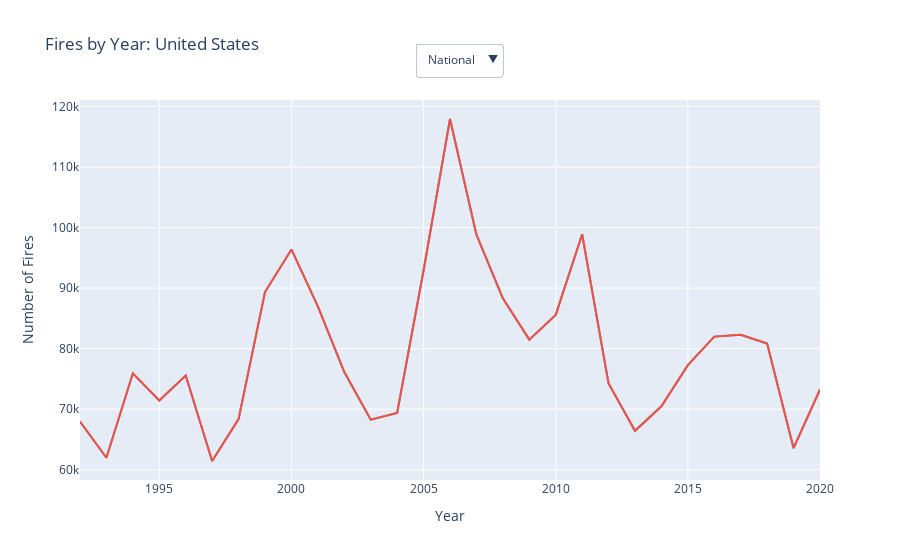

This figure's notebook cell:
### Code cell
fire_years_state_df = df[['OBJECTID','FIRE_YEAR','STATE']]

national_graph_data = fire_years_state_df.groupby('FIRE_YEAR').count()
ca_graph_data = fire_years_state_df[(fire_years_state_df['STATE']== 'CA')].groupby('FIRE_YEAR').count()
ga_graph_data = fire_years_state_df[(fire_years_state_df['STATE']== 'GA')].groupby('FIRE_YEAR').count()
tx_graph_data = fire_years_state_df[(fire_years_state_df['STATE']== 'TX')].groupby('FIRE_YEAR').count()
nc_graph_data = fire_years_state_df[(fire_years_state_df['STATE']== 'NC')].groupby('FIRE_YEAR').count()
fl_graph_data = fire_years_state_df[(fire_years_state_df['STATE']== 'FL')].groupby('FIRE_YEAR').count()
sc_graph_data = fire_years_state_df[(fire_years_state_df['STATE']== 'SC')].groupby('FIRE_YEAR').count()
ny_graph_data = fire_years_state_df[(fire_years_state_df['STATE']== 'NY')].groupby('FIRE_YEAR').count()
ms_graph_data = fire_years_state_df[(fire_years_state_df['STATE']== 'MS')].groupby('FIRE_YEAR').count()
az_graph_data = fire_years_state_df[(fire_years_state_df['STATE']== 'AZ')].groupby('FIRE_YEAR').count()
al_graph_data = fire_years_state_df[(fire_years_state_df['STATE']== 'AL')].groupby('FIRE_YEAR').count()


fig1 = px.line(national_graph_data, labels={
                     "FIRE_YEAR": "Year",
                     "value": "Number of Fires"},
                title='Fires by Year: United States'
            )
fig1.update_layout(showlegend = False)


fig1.update_layout(
    updatemenus=[
        dict(type="dropdown",
            direction="down",
            x=0.57,
            y=1.15,
            showactive=True,
            buttons=list(
                [
                dict(
                    label= 'National',
                    method="update",
                    args=[{"y" : [national_graph_data.OBJECTID]},
                          {"title": "Fires by Year: United States"}]),
                
                dict(
                    label= 'CA',
                    method="update",
                    args=[{"y" : [ca_graph_data.OBJECTID]},
                          {"title": "Fires by Year: California"}
                          ]),
                
                dict(
                    label= 'GA',
                    method="update",
                    args=[{"y" : [ga_graph_data.OBJECTID]},
                          {"title": "Fires by Year: Georgia"}
                          ]),
                
                dict(
                    label= 'TX',
                    method="update",
                    args=[{"y" : [tx_graph_data.OBJECTID]}]),
                
                dict(
                    label= 'NC',
                    method="update",
                    args=[{"y" : [nc_graph_data.OBJECTID]}]),
                
                dict(
                    label= 'FL',
                    method="update",
                    args=[{"y" : [fl_graph_data.OBJECTID]}]),
                
                dict(
                    label= 'SC',
                    method="update",
                    args=[{"y" : [sc_graph_data.OBJECTID]}]),
                
                dict(
                    label='NY',
                    method="update",
                    args=[{"y" : [ny_graph_data.OBJECTID]}]),
                
                dict(
                    label= 'MS',
                    method="update",
                    args=[{"y" : [ms_graph_data.OBJECTID]}]),
                
                dict(
                    label='AZ',
                    method="update",
                    args=[{"y" : [az_graph_data.OBJECTID]}]),
                
                dict(
                    label= 'AL',
                    method="update",
                    args=[{"y" : [al_graph_data.OBJECTID]}]),
                
                
                
                ]
            ))                    
        ]
    )
    
##Display the graph: Use the show method to display the graph.
fig1.show()

### Figure 1 — Plotly figure (JSON) as saved in the notebook; plotly's stock layout.template omitted (floating-point values rounded to 4 significant figures)
{"data": [{"hovertemplate": "variable=OBJECTID<br>Year=%{x}<br>Number of Fires=%{y}<extra></extra>", "legendgroup": "OBJECTID", "line": {"color": "#636efa", "dash": "solid"}, "marker": {"symbol": "circle"}, "mode": "lines", "name": "OBJECTID", "orientation": "v", "showlegend": true, "type": "scatter", "x": [1992, 1993, 1994, 1995, 1996, 1997, 1998, 1999, 2000, 2001, 2002, 2003, 2004, 2005, 2006, 2007, 2008, 2009, 2010, 2011, 2012, 2013, 2014, 2015, 2016, 2017, 2018, 2019, 2020], "xaxis": "x", "y": [67961, 61975, 75932, 71440, 75561, 61442, 68356, 89350, 96396, 87001, 76128, 68275, 69370, 92921, 117943, 98837, 88306, 81492, 85579, 98903, 74258, 66434, 70480, 77275, 81993, 82279, 80860, 63557, 73262], "yaxis": "y"}, {"hovertemplate": "variable=STATE<br>Year=%{x}<br>Number of Fires=%{y}<extra></extra>", "legendgroup": "STATE", "line": {"color": "#EF553B", "dash": "solid"}, "marker": {"symbol": "circle"}, "mode": "lines", "name": "STATE", "orientation": "v", "showlegend": true, "type": "scatter", "x": [1992, 1993, 1994, 1995, 1996, 1997, 1998, 1999, 2000, 2001, 2002, 2003, 2004, 2005, 2006, 2007, 2008, 2009, 2010, 2011, 2012, 2013, 2014, 2015, 2016, 2017, 2018, 2019, 2020], "xaxis": "x", "y": [67961, 61975, 75932, 71440, 75561, 61442, 68356, 89350, 96396, 87001, 76128, 68275, 69370, 92921, 117943, 98837, 88306, 81492, 85579, 98903, 74258, 66434, 70480, 77275, 81993, 82279, 80860, 63557, 73262], "yaxis": "y"}], "layout": {"legend": {"title": {"text": "variable"}, "tracegroupgap": 0}, "showlegend": false, "title": {"text": "Fires by Year: United States"}, "updatemenus": [{"buttons": [{"args": [{"y": [[67961, 61975, 75932, 71440, 75561, 61442, 68356, 89350, 96396, 87001, 76128, 68275, 69370, 92921, 117943, 98837, 88306, 81492, 85579, 98903, 74258, 66434, 70480, 77275, 81993, 82279, 80860, 63557, 73262]]}, {"title": "Fires by Year: United States"}], "label": "National", "method": "update"}, {"args": [{"y": [[10831, 8268, 8649, 7381, 9170, 7928, 6861, 8909, 6970, 8163, 7118, 7894, 7407, 10219, 12038, 13428, 10594, 9862, 8304, 8560, 7198, 8722, 6493, 7355, 7882, 9537, 9488, 6454, 10198]]}, {"title": "Fires by Year: California"}], "label": "CA", "method": "update"}, {"args": [{"y": [[6458, 9111, 6584, 7966, 9872, 7234, 7301, 11138, 10545, 9568, 7801, 4567, 8127, 6049, 8925, 8717, 5807, 4176, 5867, 8413, 4949, 3252, 4063, 2355, 5096, 3660, 2574, 3171, 1694]]}, {"title": "Fires by Year: Georgia"}], "label": "GA", "method": "update"}, {"args": [{"y": [[1168, 1457, 907, 1648, 2842, 769, 2024, 1777, 2633, 771, 1228, 1146, 1040, 6901, 15019, 5477, 18068, 14142, 9353, 19451, 7623, 9734, 8538, 8304, 8586, 8922, 7531, 6455, 6573]]}], "label": "TX", "method": "update"}, {"args": [{"y": [[5696, 4808, 5739, 5253, 4238, 4512, 4324, 4041, 4986, 8143, 5590, 2041, 4343, 4044, 5059, 7284, 4382, 3311, 4100, 5426, 3559, 3329, 4587, 2471, 4283, 5159, 3085, 3940, 2432]]}], "label": "NC", "method": "update"}, {"args": [{"y": [[4222, 4548, 3530, 3186, 4697, 3912, 4813, 5484, 6504, 4891, 3131, 2148, 3610, 2392, 5099, 4577, 3100, 3008, 3291, 5029, 3107, 2163, 2144, 2548, 3052, 3098, 2072, 1938, 2115]]}], "label": "FL", "method": "update"}, {"args": [{"y": [[5195, 5287, 4489, 3520, 4414, 3070, 3508, 5384, 4995, 6225, 4683, 1315, 3058, 2704, 2855, 3998, 2744, 1757, 2144, 3181, 1971, 1626, 1893, 1299, 1428, 1782, 1496, 1386, 645]]}], "label": "SC", "method": "update"}, {"args": [{"y": [[364, 304, 129, 487, 107, 365, 310, 711, 1756, 3262, 3512, 4933, 4062, 7700, 6629, 6317, 7155, 5764, 6181, 3740, 3944, 2888, 4358, 5874, 6409, 3405, 2505, 2240, 3731]]}], "label": "NY", "method": "update"}, {"args": [{"y": [[4478, 4015, 3355, 4992, 4923, 2782, 3421, 5436, 7984, 2888, 2832, 1913, 2812, 3520, 5533, 2767, 2012, 1965, 2919, 1614, 1218, 1488, 2224, 2125, 1934, 1266, 690, 882, 718]]}], "label": "MS", "method": "update"}, {"args": [{"y": [[3494, 4636, 4519, 4501, 3761, 2250, 2679, 2736, 3859, 3186, 2917, 2915, 2906, 3689, 3315, 2442, 1898, 2452, 3061, 3559, 3206, 3083, 2827, 3819, 1787, 4181, 9738, 5810, 5730]]}], "label": "AZ", "method": "update"}, {"args": [{"y": [[93, 137, 3452, 4230, 4048, 2591, 3566, 4501, 6266, 3309, 2926, 1819, 3052, 2547, 3947, 3833, 2006, 1370, 2913, 2042, 1747, 1670, 2418, 2074, 3775, 1241, 909, 1569, 782]]}], "label": "AL", "method": "update"}], "direction": "down", "showactive": true, "type": "dropdown", "x": 0.57, "y": 1.15}], "xaxis": {"anchor": "y", "domain": [0, 1], "title": {"text": "Year"}}, "yaxis": {"anchor": "x", "domain": [0, 1], "title": {"text": "Number of Fires"}}}}
